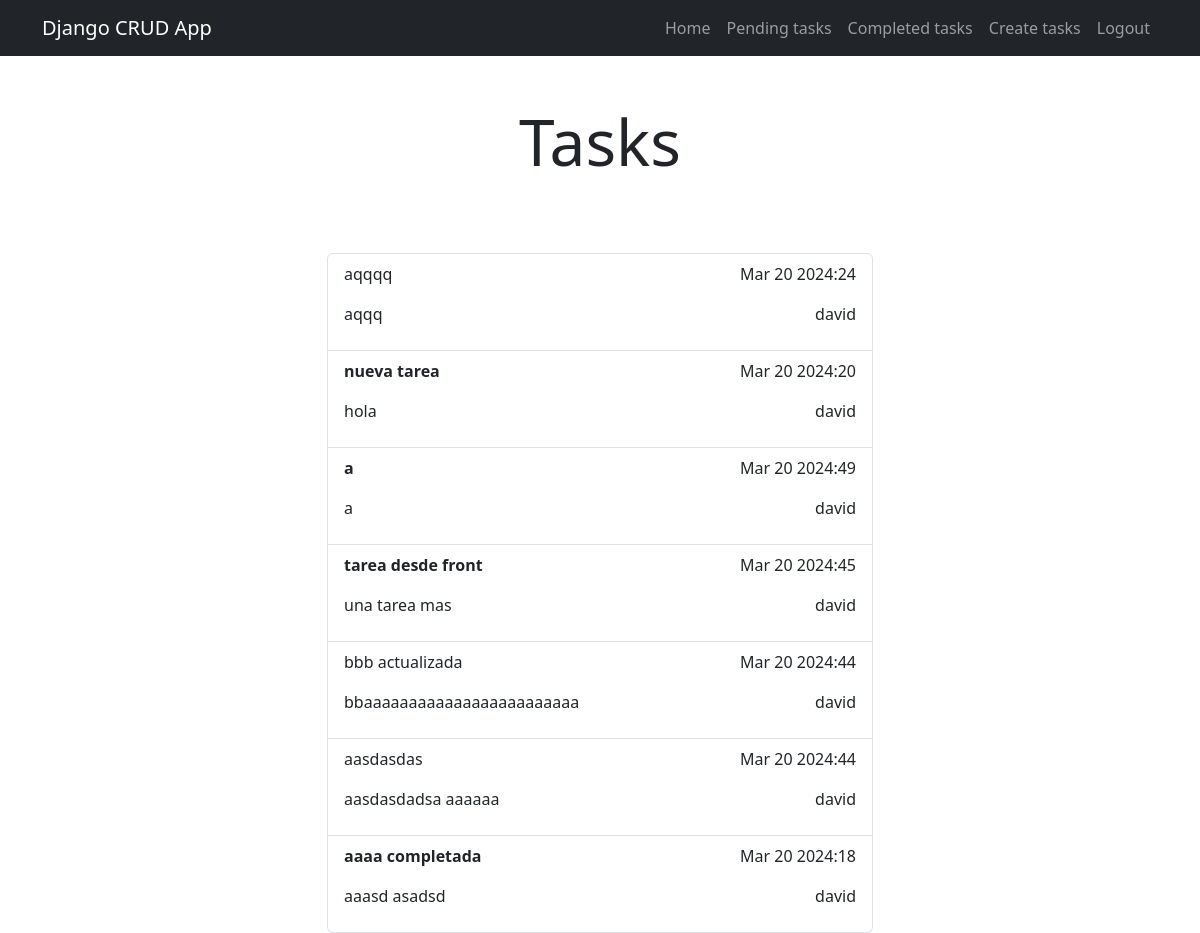
/tasks_completed/ (signed in), run on the app's committed database.
### tasks/models.py (models this page shows, shortened)
class Task(models.Model):
    title = models.CharField(max_length=100)
    description = models.TextField(blank=True)
    created = models.DateTimeField(auto_now_add=True)
    datecompleted = models.DateTimeField(null=True)
    important = models.BooleanField(default=False, blank=True)
    user = models.ForeignKey(User, on_delete=models.CASCADE)

### tasks/views.py (the view)
# urls.py: path('tasks_completed/', views.tasks_completed , name='tasks_completed')
@login_required
def tasks_completed(request):
    tasks = Task.objects.filter(user=request.user, datecompleted__isnull=False).order_by('-datecompleted')
    return render (request, 'tasks.html',{'tasks': tasks})

### tasks/templates/tasks.html (shortened to what this page needs)
{% extends 'base.html' %}
{% block content %}
<h1 class="text-center display-3 py-5">Tasks</h1>
<main class="container">
    <div class="row">
        <div class="col-md-6 offset-md-3 mt-3">
            <ul class="list-group">
                {% for task in tasks %}
                <a class="list-group-item" href="{% url 'task_detail' task.id %}">
                    <header class="d-flex justify-content-between">
                        {% if task.important %}
                        <strong>{{task.title}}</strong>
                        {% else %}
                        {{task.title}}
                        {% endif %}
                        <p>{{task.datecompleted|date:'M j Y:i'}}</p>
                    </header>
                    <div class="d-flex justify-content-between">
                        <p>{{task.description}}</p>
                        <p>{{task.user.username}}</p>
                    </div>
                </a>
                {% endfor %}
                </ul>
        </div>
    </div>
</main>
{% endblock %}

### tasks/templates/base.html (shortened to what this page needs)
<!DOCTYPE html>
<html lang="en">
<head>
    <link rel="stylesheet" href="https://cdn.jsdelivr.net/npm/bootstrap@5.3.3/dist/css/bootstrap.min.css">
</head>
<body>
    <nav class="navbar navbar-expand-lg bg-dark navbar-dark">
        <div class="container">
          <a class="navbar-brand" href="/">Django CRUD App</a>
          <div class="collapse navbar-collapse" id="navbarNavDropdown">
            <ul class="navbar-nav ms-auto">
                <li class="nav-item">
                    <a class="nav-link" href="/">Home</a>
                </li>
                {% if user.is_authenticated %}
                <li class="nav-item">
                    <a class="nav-link" href="/tasks"> Pending tasks</a>
                </li>
                <li class="nav-item">
                    <a class="nav-link" href="/tasks_completed"> Completed tasks</a>
                </li>
                <li class="nav-item">
                    <a class="nav-link" href="/tasks/create"> Create tasks</a>
                </li>
                <li class="nav-item">
                    <a class="nav-link" href="/logout">Logout</a>
                </li>
                {% endif %}
            </ul>
          </div>
        </div>
      </nav>
      {% block content %}
      {% endblock %}
</body>
</html>

### data on the page
Task: title "aqqqq", datecompleted "Mar 20 2024:24", description "aqqq", user.username "david"
Task: title "nueva tarea", datecompleted "Mar 20 2024:20", description "hola", user.username "david"
Task: title "a", datecompleted "Mar 20 2024:49", description "a", user.username "david"
Task: title "tarea desde front", datecompleted "Mar 20 2024:45", description "una tarea mas", user.username "david"
Task: title "bbb actualizada", datecompleted "Mar 20 2024:44", description "bbaaaaaaaaaaaaaaaaaaaaaaaa", user.username "david"
Task: title "aasdasdas", datecompleted "Mar 20 2024:44", description "aasdasdadsa aaaaaa", user.username "david"
Task: title "aaaa completada", datecompleted "Mar 20 2024:18", description "aaasd asadsd", user.username "david"
